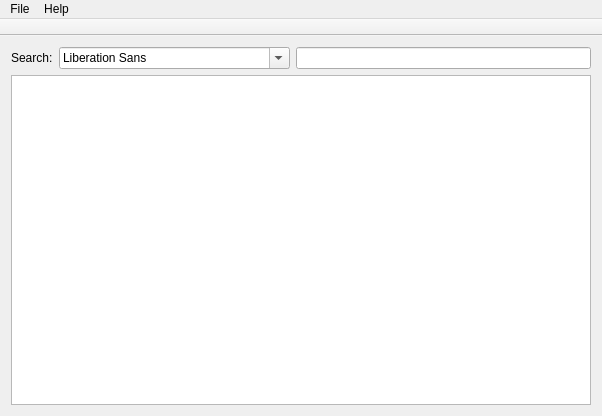
<?xml version="1.0" encoding="UTF-8"?>
<ui version="4.0">
 <class>MainFormUI</class>
 <widget class="QMainWindow" name="MainFormUI">
  <property name="geometry">
   <rect>
    <x>0</x>
    <y>0</y>
    <width>602</width>
    <height>416</height>
   </rect>
  </property>
  <property name="windowTitle">
   <string>QDbcTool</string>
  </property>
  <property name="windowIcon">
   <iconset resource="DbcTool.qrc">
    <normaloff>:/QDbcTool/mangos.ico</normaloff>:/QDbcTool/mangos.ico</iconset>
  </property>
  <property name="documentMode">
   <bool>false</bool>
  </property>
  <widget class="QWidget" name="centralWidget">
   <layout class="QGridLayout" name="gridLayout_2">
    <item row="0" column="1">
     <widget class="QFontComboBox" name="fontComboBox"/>
    </item>
    <item row="0" column="2">
     <widget class="QLineEdit" name="lineEdit"/>
    </item>
    <item row="0" column="0">
     <widget class="QLabel" name="label">
      <property name="text">
       <string>Search:</string>
      </property>
     </widget>
    </item>
    <item row="1" column="0" colspan="3">
     <layout class="QGridLayout" name="gridLayout">
      <property name="sizeConstraint">
       <enum>QLayout::SetDefaultConstraint</enum>
      </property>
      <property name="spacing">
       <number>0</number>
      </property>
      <item row="0" column="0">
       <widget class="QTableView" name="tableView">
        <property name="contextMenuPolicy">
         <enum>Qt::CustomContextMenu</enum>
        </property>
        <property name="alternatingRowColors">
         <bool>true</bool>
        </property>
        <property name="selectionMode">
         <enum>QAbstractItemView::SingleSelection</enum>
        </property>
        <property name="selectionBehavior">
         <enum>QAbstractItemView::SelectRows</enum>
        </property>
        <property name="sortingEnabled">
         <bool>true</bool>
        </property>
        <property name="wordWrap">
         <bool>false</bool>
        </property>
        <attribute name="verticalHeaderVisible">
         <bool>true</bool>
        </attribute>
        <attribute name="verticalHeaderDefaultSectionSize">
         <number>17</number>
        </attribute>
        <attribute name="verticalHeaderHighlightSections">
         <bool>false</bool>
        </attribute>
        <attribute name="verticalHeaderMinimumSectionSize">
         <number>15</number>
        </attribute>
        <attribute name="verticalHeaderShowSortIndicator" stdset="0">
         <bool>false</bool>
        </attribute>
       </widget>
      </item>
     </layout>
    </item>
   </layout>
  </widget>
  <widget class="QMenuBar" name="menuBar">
   <property name="geometry">
    <rect>
     <x>0</x>
     <y>0</y>
     <width>602</width>
     <height>21</height>
    </rect>
   </property>
   <widget class="QMenu" name="menuFile">
    <property name="title">
     <string>File</string>
    </property>
    <addaction name="actionOpen"/>
    <addaction name="separator"/>
    <addaction name="actionExport_as_SQL"/>
    <addaction name="actionExport_as_CSV"/>
    <addaction name="actionWrite_DBC"/>
    <addaction name="separator"/>
    <addaction name="actionExit"/>
   </widget>
   <widget class="QMenu" name="menuHelp">
    <property name="title">
     <string>Help</string>
    </property>
    <addaction name="actionAbout"/>
   </widget>
   <addaction name="menuFile"/>
   <addaction name="menuHelp"/>
  </widget>
  <widget class="QToolBar" name="mainToolBar">
   <property name="movable">
    <bool>false</bool>
   </property>
   <attribute name="toolBarArea">
    <enum>TopToolBarArea</enum>
   </attribute>
   <attribute name="toolBarBreak">
    <bool>false</bool>
   </attribute>
  </widget>
  <action name="actionOpen">
   <property name="text">
    <string>Open</string>
   </property>
  </action>
  <action name="actionExit">
   <property name="text">
    <string>Exit</string>
   </property>
  </action>
  <action name="actionExport_SQL_2">
   <property name="text">
    <string>Export SQL</string>
   </property>
  </action>
  <action name="actionAbout">
   <property name="text">
    <string>About</string>
   </property>
  </action>
  <action name="actionExport_as_SQL">
   <property name="text">
    <string>Export as SQL</string>
   </property>
  </action>
  <action name="actionExport_as_CSV">
   <property name="text">
    <string>Export as CSV</string>
   </property>
  </action>
  <action name="actionWrite_DBC">
   <property name="text">
    <string>Write DBC</string>
   </property>
  </action>
 </widget>
 <layoutdefault spacing="6" margin="11"/>
 <resources>
  <include location="DbcTool.qrc"/>
 </resources>
 <connections>
  <connection>
   <sender>actionExit</sender>
   <signal>triggered()</signal>
   <receiver>MainFormUI</receiver>
   <slot>close()</slot>
   <hints>
    <hint type="sourcelabel">
     <x>-1</x>
     <y>-1</y>
    </hint>
    <hint type="destinationlabel">
     <x>300</x>
     <y>207</y>
    </hint>
   </hints>
  </connection>
 </connections>
</ui>
